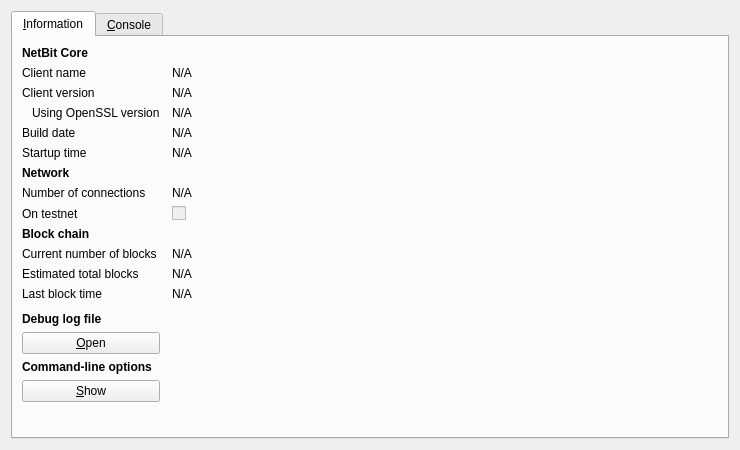
<?xml version="1.0" encoding="UTF-8"?>
<ui version="4.0">
 <class>RPCConsole</class>
 <widget class="QDialog" name="RPCConsole">
  <property name="geometry">
   <rect>
    <x>0</x>
    <y>0</y>
    <width>740</width>
    <height>450</height>
   </rect>
  </property>
  <property name="windowTitle">
   <string>NetBit - Debug window</string>
  </property>
  <property name="styleSheet">
   <string notr="true">background-image: url(:/images/bgx);</string>
  </property>
  <layout class="QVBoxLayout" name="verticalLayout_2">
   <item>
    <widget class="QTabWidget" name="tabWidget">
     <property name="currentIndex">
      <number>0</number>
     </property>
     <widget class="QWidget" name="tab_info">
      <attribute name="title">
       <string>&amp;Information</string>
      </attribute>
      <layout class="QGridLayout" name="gridLayout" columnstretch="0,1">
       <property name="horizontalSpacing">
        <number>12</number>
       </property>
       <item row="0" column="0">
        <widget class="QLabel" name="label_9">
         <property name="font">
          <font>
           <weight>75</weight>
           <bold>true</bold>
          </font>
         </property>
         <property name="text">
          <string>NetBit Core</string>
         </property>
        </widget>
       </item>
       <item row="1" column="0">
        <widget class="QLabel" name="label_5">
         <property name="text">
          <string>Client name</string>
         </property>
        </widget>
       </item>
       <item row="1" column="1">
        <widget class="QLabel" name="clientName">
         <property name="cursor">
          <cursorShape>IBeamCursor</cursorShape>
         </property>
         <property name="text">
          <string>N/A</string>
         </property>
         <property name="textFormat">
          <enum>Qt::PlainText</enum>
         </property>
         <property name="textInteractionFlags">
          <set>Qt::LinksAccessibleByMouse|Qt::TextSelectableByKeyboard|Qt::TextSelectableByMouse</set>
         </property>
        </widget>
       </item>
       <item row="2" column="0">
        <widget class="QLabel" name="label_6">
         <property name="text">
          <string>Client version</string>
         </property>
        </widget>
       </item>
       <item row="2" column="1">
        <widget class="QLabel" name="clientVersion">
         <property name="cursor">
          <cursorShape>IBeamCursor</cursorShape>
         </property>
         <property name="text">
          <string>N/A</string>
         </property>
         <property name="textFormat">
          <enum>Qt::PlainText</enum>
         </property>
         <property name="textInteractionFlags">
          <set>Qt::LinksAccessibleByMouse|Qt::TextSelectableByKeyboard|Qt::TextSelectableByMouse</set>
         </property>
        </widget>
       </item>
       <item row="3" column="0">
        <widget class="QLabel" name="label_14">
         <property name="text">
          <string>Using OpenSSL version</string>
         </property>
         <property name="indent">
          <number>10</number>
         </property>
        </widget>
       </item>
       <item row="3" column="1">
        <widget class="QLabel" name="openSSLVersion">
         <property name="cursor">
          <cursorShape>IBeamCursor</cursorShape>
         </property>
         <property name="text">
          <string>N/A</string>
         </property>
         <property name="textFormat">
          <enum>Qt::PlainText</enum>
         </property>
         <property name="textInteractionFlags">
          <set>Qt::LinksAccessibleByMouse|Qt::TextSelectableByKeyboard|Qt::TextSelectableByMouse</set>
         </property>
        </widget>
       </item>
       <item row="4" column="0">
        <widget class="QLabel" name="label_12">
         <property name="text">
          <string>Build date</string>
         </property>
        </widget>
       </item>
       <item row="4" column="1">
        <widget class="QLabel" name="buildDate">
         <property name="cursor">
          <cursorShape>IBeamCursor</cursorShape>
         </property>
         <property name="text">
          <string>N/A</string>
         </property>
         <property name="textFormat">
          <enum>Qt::PlainText</enum>
         </property>
         <property name="textInteractionFlags">
          <set>Qt::LinksAccessibleByMouse|Qt::TextSelectableByKeyboard|Qt::TextSelectableByMouse</set>
         </property>
        </widget>
       </item>
       <item row="5" column="0">
        <widget class="QLabel" name="label_13">
         <property name="text">
          <string>Startup time</string>
         </property>
        </widget>
       </item>
       <item row="5" column="1">
        <widget class="QLabel" name="startupTime">
         <property name="cursor">
          <cursorShape>IBeamCursor</cursorShape>
         </property>
         <property name="text">
          <string>N/A</string>
         </property>
         <property name="textFormat">
          <enum>Qt::PlainText</enum>
         </property>
         <property name="textInteractionFlags">
          <set>Qt::LinksAccessibleByMouse|Qt::TextSelectableByKeyboard|Qt::TextSelectableByMouse</set>
         </property>
        </widget>
       </item>
       <item row="6" column="0">
        <widget class="QLabel" name="label_11">
         <property name="font">
          <font>
           <weight>75</weight>
           <bold>true</bold>
          </font>
         </property>
         <property name="text">
          <string>Network</string>
         </property>
        </widget>
       </item>
       <item row="7" column="0">
        <widget class="QLabel" name="label_7">
         <property name="text">
          <string>Number of connections</string>
         </property>
        </widget>
       </item>
       <item row="7" column="1">
        <widget class="QLabel" name="numberOfConnections">
         <property name="cursor">
          <cursorShape>IBeamCursor</cursorShape>
         </property>
         <property name="text">
          <string>N/A</string>
         </property>
         <property name="textFormat">
          <enum>Qt::PlainText</enum>
         </property>
         <property name="textInteractionFlags">
          <set>Qt::LinksAccessibleByMouse|Qt::TextSelectableByKeyboard|Qt::TextSelectableByMouse</set>
         </property>
        </widget>
       </item>
       <item row="8" column="0">
        <widget class="QLabel" name="label_8">
         <property name="text">
          <string>On testnet</string>
         </property>
        </widget>
       </item>
       <item row="8" column="1">
        <widget class="QCheckBox" name="isTestNet">
         <property name="enabled">
          <bool>false</bool>
         </property>
         <property name="text">
          <string/>
         </property>
        </widget>
       </item>
       <item row="9" column="0">
        <widget class="QLabel" name="label_10">
         <property name="font">
          <font>
           <weight>75</weight>
           <bold>true</bold>
          </font>
         </property>
         <property name="text">
          <string>Block chain</string>
         </property>
        </widget>
       </item>
       <item row="10" column="0">
        <widget class="QLabel" name="label_3">
         <property name="text">
          <string>Current number of blocks</string>
         </property>
        </widget>
       </item>
       <item row="10" column="1">
        <widget class="QLabel" name="numberOfBlocks">
         <property name="cursor">
          <cursorShape>IBeamCursor</cursorShape>
         </property>
         <property name="text">
          <string>N/A</string>
         </property>
         <property name="textFormat">
          <enum>Qt::PlainText</enum>
         </property>
         <property name="textInteractionFlags">
          <set>Qt::LinksAccessibleByMouse|Qt::TextSelectableByKeyboard|Qt::TextSelectableByMouse</set>
         </property>
        </widget>
       </item>
       <item row="11" column="0">
        <widget class="QLabel" name="label_4">
         <property name="text">
          <string>Estimated total blocks</string>
         </property>
        </widget>
       </item>
       <item row="11" column="1">
        <widget class="QLabel" name="totalBlocks">
         <property name="cursor">
          <cursorShape>IBeamCursor</cursorShape>
         </property>
         <property name="text">
          <string>N/A</string>
         </property>
         <property name="textFormat">
          <enum>Qt::PlainText</enum>
         </property>
         <property name="textInteractionFlags">
          <set>Qt::LinksAccessibleByMouse|Qt::TextSelectableByKeyboard|Qt::TextSelectableByMouse</set>
         </property>
        </widget>
       </item>
       <item row="12" column="0">
        <widget class="QLabel" name="label_2">
         <property name="text">
          <string>Last block time</string>
         </property>
        </widget>
       </item>
       <item row="12" column="1">
        <widget class="QLabel" name="lastBlockTime">
         <property name="cursor">
          <cursorShape>IBeamCursor</cursorShape>
         </property>
         <property name="text">
          <string>N/A</string>
         </property>
         <property name="textFormat">
          <enum>Qt::PlainText</enum>
         </property>
         <property name="textInteractionFlags">
          <set>Qt::LinksAccessibleByMouse|Qt::TextSelectableByKeyboard|Qt::TextSelectableByMouse</set>
         </property>
        </widget>
       </item>
       <item row="13" column="0">
        <spacer name="verticalSpacer_2">
         <property name="orientation">
          <enum>Qt::Vertical</enum>
         </property>
         <property name="sizeHint" stdset="0">
          <size>
           <width>20</width>
           <height>20</height>
          </size>
         </property>
        </spacer>
       </item>
       <item row="14" column="0">
        <widget class="QLabel" name="labelDebugLogfile">
         <property name="font">
          <font>
           <weight>75</weight>
           <bold>true</bold>
          </font>
         </property>
         <property name="text">
          <string>Debug log file</string>
         </property>
        </widget>
       </item>
       <item row="15" column="0">
        <widget class="QPushButton" name="openDebugLogfileButton">
         <property name="toolTip">
          <string>Open the NetBit debug log file from the current data directory. This can take a few seconds for large log files.</string>
         </property>
         <property name="text">
          <string>&amp;Open</string>
         </property>
         <property name="autoDefault">
          <bool>false</bool>
         </property>
        </widget>
       </item>
       <item row="16" column="0">
        <widget class="QLabel" name="labelCLOptions">
         <property name="font">
          <font>
           <weight>75</weight>
           <bold>true</bold>
          </font>
         </property>
         <property name="text">
          <string>Command-line options</string>
         </property>
        </widget>
       </item>
       <item row="17" column="0">
        <widget class="QPushButton" name="showCLOptionsButton">
         <property name="toolTip">
          <string>Show the NetBit-Qt help message to get a list with possible NetBit command-line options.</string>
         </property>
         <property name="text">
          <string>&amp;Show</string>
         </property>
         <property name="autoDefault">
          <bool>false</bool>
         </property>
        </widget>
       </item>
       <item row="18" column="0">
        <spacer name="verticalSpacer">
         <property name="orientation">
          <enum>Qt::Vertical</enum>
         </property>
         <property name="sizeHint" stdset="0">
          <size>
           <width>20</width>
           <height>40</height>
          </size>
         </property>
        </spacer>
       </item>
      </layout>
     </widget>
     <widget class="QWidget" name="tab_console">
      <attribute name="title">
       <string>&amp;Console</string>
      </attribute>
      <layout class="QVBoxLayout" name="verticalLayout_3">
       <property name="spacing">
        <number>3</number>
       </property>
       <item>
        <widget class="QTextEdit" name="messagesWidget">
         <property name="minimumSize">
          <size>
           <width>0</width>
           <height>100</height>
          </size>
         </property>
         <property name="readOnly">
          <bool>true</bool>
         </property>
         <property name="tabKeyNavigation" stdset="0">
          <bool>false</bool>
         </property>
         <property name="columnCount" stdset="0">
          <number>2</number>
         </property>
        </widget>
       </item>
       <item>
        <layout class="QHBoxLayout" name="horizontalLayout">
         <property name="spacing">
          <number>3</number>
         </property>
         <item>
          <widget class="QLabel" name="label">
           <property name="text">
            <string notr="true">&gt;</string>
           </property>
          </widget>
         </item>
         <item>
          <widget class="QLineEdit" name="lineEdit"/>
         </item>
         <item>
          <widget class="QPushButton" name="clearButton">
           <property name="maximumSize">
            <size>
             <width>24</width>
             <height>24</height>
            </size>
           </property>
           <property name="toolTip">
            <string>Clear console</string>
           </property>
           <property name="text">
            <string/>
           </property>
           <property name="icon">
            <iconset resource="../bitcoin.qrc">
             <normaloff>:/icons/remove</normaloff>:/icons/remove</iconset>
           </property>
           <property name="shortcut">
            <string notr="true">Ctrl+L</string>
           </property>
           <property name="autoDefault">
            <bool>false</bool>
           </property>
          </widget>
         </item>
        </layout>
       </item>
      </layout>
     </widget>
    </widget>
   </item>
  </layout>
 </widget>
 <resources>
  <include location="../bitcoin.qrc"/>
 </resources>
 <connections/>
</ui>
